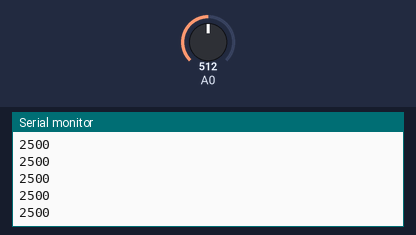
The sketch below on a simulated Arduino Uno, built with avr-gcc and run on an emulated ATmega328P. Parts: the last lines printed to the serial monitor. The inputs (shaded band) are chosen by the test bench; at power-on: A0 = 512.

Above: at 1.2 s.
1.3 s: A0 set to 716
At 2.3 s:
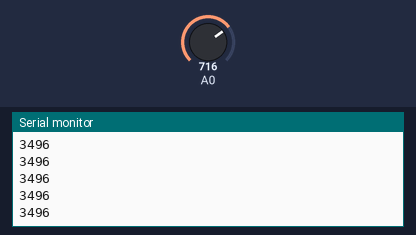
2.8 s: A0 set to 900
At 3.3 s:
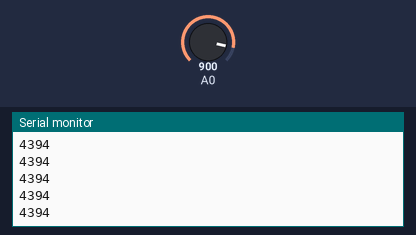
Timing chart, 0 to 5.8 s (numbered marks = the images above; inputs shaded):
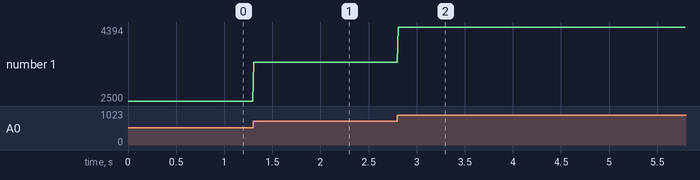

The sketch:

arduino-A0-voltage.ino
```cpp
#define ADC_VREF_mV    5000.0 // in millivolt
#define ADC_RESOLUTION 1024.0

int senzor_adc;
int senzor_mv;

void setup(){
  //Serial.begin(9600);
  Serial.begin(115200);
}

void loop(){

  // vrednost 10 bitnega registra ADC
  senzor_adc = analogRead(A0);

  // coversion: ADC -> mV
  senzor_mv = (senzor_adc/ADC_RESOLUTION)*ADC_VREF_mV;

  Serial.println(senzor_mv);

  delay(10);
}
```

Measured:
- after the input at 1.3 s, the serial monitor: prints a new line at once (image 1)
- after the input at 2.8 s, the serial monitor: prints a new line at once (image 2)
- plotted number 1: 2500 → 3496 after the input at 1.3 s, 3496 → 4394 after the input at 2.8 s
